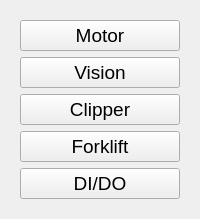
         <widget class="QWidget" name="BeforeComponentControl">
          <layout class="QVBoxLayout" name="verticalLayout_28">
           <item>
            <widget class="QWidget" name="ChooseListOptionsWidget" native="true">
             <property name="sizePolicy">
              <sizepolicy hsizetype="Preferred" vsizetype="Preferred">
               <horstretch>0</horstretch>
               <verstretch>0</verstretch>
              </sizepolicy>
             </property>
             <layout class="QVBoxLayout" name="verticalLayout_27">
              <item>
               <widget class="QPushButton" name="ChooseMotor">
                <property name="sizePolicy">
                 <sizepolicy hsizetype="Minimum" vsizetype="Preferred">
                  <horstretch>0</horstretch>
                  <verstretch>0</verstretch>
                 </sizepolicy>
                </property>
                <property name="font">
                 <font>
                  <pointsize>14</pointsize>
                 </font>
                </property>
                <property name="styleSheet">
                 <string notr="true"/>
                </property>
                <property name="text">
                 <string>Motor</string>
                </property>
               </widget>
              </item>
              <item>
               <widget class="QPushButton" name="ChooseVision">
                <property name="sizePolicy">
                 <sizepolicy hsizetype="Minimum" vsizetype="Preferred">
                  <horstretch>0</horstretch>
                  <verstretch>0</verstretch>
                 </sizepolicy>
                </property>
                <property name="font">
                 <font>
                  <pointsize>14</pointsize>
                 </font>
                </property>
                <property name="styleSheet">
                 <string notr="true"/>
                </property>
                <property name="text">
                 <string>Vision</string>
                </property>
               </widget>
              </item>
              <item>
               <widget class="QPushButton" name="ChooseClipper">
                <property name="sizePolicy">
                 <sizepolicy hsizetype="Minimum" vsizetype="Preferred">
                  <horstretch>0</horstretch>
                  <verstretch>0</verstretch>
                 </sizepolicy>
                </property>
                <property name="font">
                 <font>
                  <pointsize>14</pointsize>
                 </font>
                </property>
                <property name="styleSheet">
                 <string notr="true"/>
                </property>
                <property name="text">
                 <string>Clipper</string>
                </property>
               </widget>
              </item>
              <item>
               <widget class="QPushButton" name="ChooseForklift">
                <property name="sizePolicy">
                 <sizepolicy hsizetype="Minimum" vsizetype="Preferred">
                  <horstretch>0</horstretch>
                  <verstretch>0</verstretch>
                 </sizepolicy>
                </property>
                <property name="font">
                 <font>
                  <pointsize>14</pointsize>
                 </font>
                </property>
                <property name="styleSheet">
                 <string notr="true"/>
                </property>
                <property name="text">
                 <string>Forklift</string>
                </property>
               </widget>
              </item>
              <item>
               <widget class="QPushButton" name="ChooseDIDO">
                <property name="sizePolicy">
                 <sizepolicy hsizetype="Minimum" vsizetype="Preferred">
                  <horstretch>0</horstretch>
                  <verstretch>0</verstretch>
                 </sizepolicy>
                </property>
                <property name="font">
                 <font>
                  <pointsize>14</pointsize>
                 </font>
                </property>
                <property name="styleSheet">
                 <string notr="true"/>
                </property>
                <property name="text">
                 <string>DI/DO</string>
                </property>
               </widget>
              </item>
             </layout>
            </widget>
           </item>
          </layout>
         </widget>
